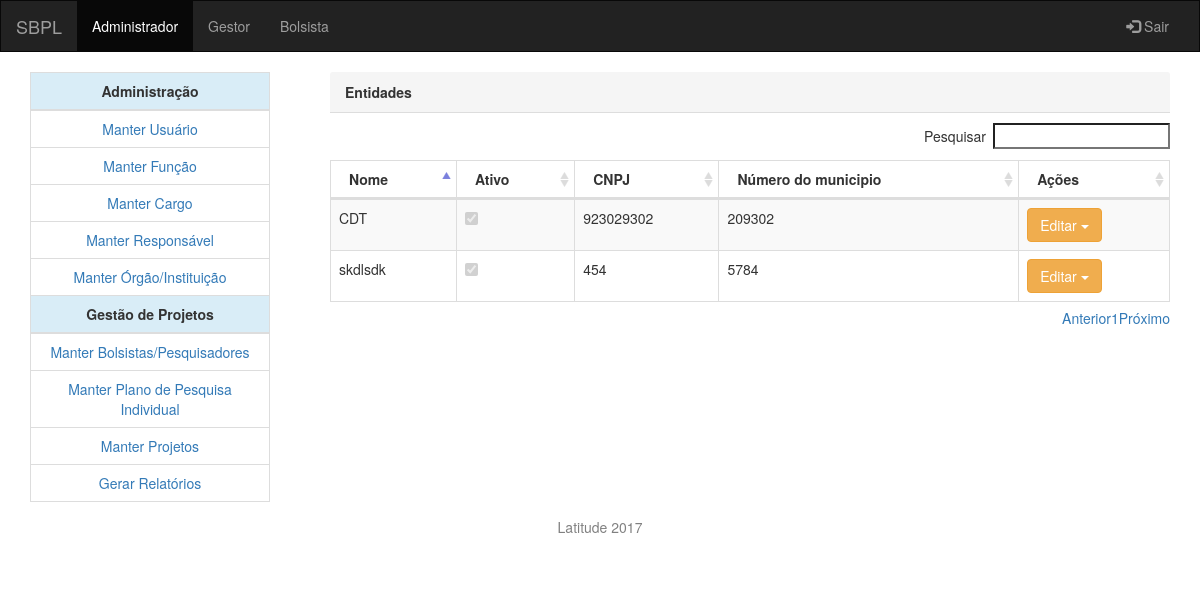
The page /administracao/entidade on the database as committed earlier.
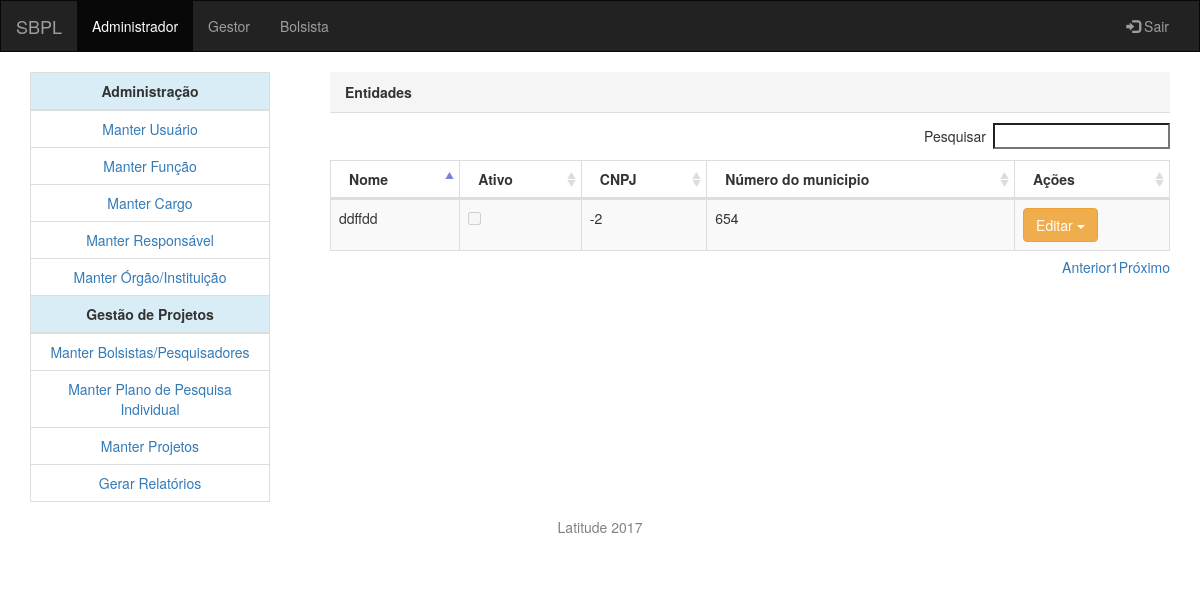
The same page on the database as committed later.
### core/models.py (models this page shows)
class Entidade(models.Model):
    co_entidade = models.CharField('Código', max_length=32, unique=True)
    no_entidade = models.CharField('Nome', max_length=32, unique=True)
    sg_entidade = models.CharField('Sigla', max_length=32, unique=True)
    ic_ativo = models.BooleanField('Ativo')
    cnpj = models.IntegerField('CNPJ', unique=True)
    telefone = models.IntegerField('Telefone')
    cep = models.IntegerField('CEP')
    nu_municipio = models.IntegerField('Número do municipio')
    co_esfera = models.CharField('Esfera', max_length=32, unique=True)
    de_endereco = models.CharField('Endereço', max_length=128, unique=True)

### administracao/views.py (the view)
# urls.py: url(r'^entidade/(?P<pk>[0-9]+)/editar$', views.entidade, name='entidade-editar'),
def entidade(request, pk=None, pkdelete=None):
    return handler("Entidade", request, pk, pkdelete)

### administracao/forms.py
class EntidadeForm(BaseForm):
    preview = ['no_entidade', 'ic_ativo', 'cnpj', 'nu_municipio']
    class Meta:
        model = Entidade
        fields = get_fields(model)

### administracao/views.py (called while the page is built)
def handler(model, request, pk, pkdelete):
    if pkdelete:
        item = globals()[model].objects.get(pk=pkdelete)
        if item:
            item.delete()
        return redirect(model.lower())
    if request.method == 'POST':
        form = globals()[model+'Form'](request.POST, instance=globals()[model].objects.get(pk=pk)) if pk else globals()[model+'Form'](request.POST)
        if form.is_valid() and form.save():
            return redirect(model.lower())
    elif request.method == 'GET':
        form = globals()[model+'Form'](instance=globals()[model].objects.get(pk=pk)) if pk else globals()[model+'Form']()
    if pk:
        form.is_edit = True
    return render(request, 'administracao/crud-withmodal.html', {
        'data': globals()[model].objects.all(),
        'form': form,
        'content_title': globals()[model]._meta.verbose_name_plural.title()
    })

### common/templatetags/getattr.py (called while the page is built)
@register.filter
def getattr (obj, args):
    args = args.split(',')
    if len(args) == 1:
        (attribute, default) = [args[0], '']
    else:
        (attribute, default) = args
    try:
        return obj.__getattribute__(attribute)
    except AttributeError:
         return  obj.__dict__.get(attribute, default)
    except:
        return default

### common/templatetags/meta.py (called while the page is built)
@register.filter
def model_name(instance):
    return instance.__class__.__name__.lower()

@register.filter
def is_bool(value):
    return type(value) is bool

### common/templatetags/verbose.py (called while the page is built)
@register.simple_tag
def verbose(instance, field_name):
    return instance._meta.get_field(field_name).verbose_name

@register.simple_tag
def class_verbose(object):
    return object._meta.verbose_name.title()

### utils/lists.py (called while the page is built)
def remove(item_name, list):
    return list.remove(item_name) if item_name in list else list

### administracao/templates/administracao/crud-withmodal.html (shortened to what this page needs)
{% extends 'administracao/crud-table.html' %}
{% load static %}
{% load verbose %}
{% load bootstrap3 %}

### administracao/templates/administracao/crud-table.html (shortened to what this page needs)
{% extends 'administracao/default.html' %}
{% load static %}
{% load verbose %}
{% load getattr %}
{% load meta %}
{% load bootstrap3 %}
{% block css %}
    <link href="{% static 'common/admin2/vendor/datatables-plugins/dataTables.bootstrap.css' %}"
          rel="stylesheet">
    <link href="{% static 'common/admin2/vendor/datatables-responsive/dataTables.responsive.css' %}"
          rel="stylesheet">
    <link rel="stylesheet" href="https://cdn.datatables.net/buttons/1.4.2/css/buttons.dataTables.min.css">
{% endblock %}
{% block content %}
    <table width="100%" class="table table-striped table-bordered table-hover" id="dataTables-example">
        {% block records %}
            <thead>
            <tr>
                {% for item in form.preview %}
                    <th>{% verbose form.instance item %}</th>
                {% endfor %}
                <th>Ações</th>
            </tr>
            </thead>
            <tbody>
            {% for item in data %}
                <tr class="odd gradeX">
                    {% for field in form.preview %}
                        {% with item|getattr:field as value %}
                            <td>
                                {% if value|is_bool %}
                                    <input type="checkbox" {% if value %} checked {% endif %} disabled>
                                {% else %}
                                    {{ value }}
                                {% endif %}
                            </td>
                        {% endwith %}
                    {% endfor %}
                    <td>
                        <div class="btn-group">
                            <button type="button" class="btn btn-warning dropdown-toggle" data-toggle="dropdown">
                                Editar
                                <span class="caret"></span>
                            </button>
                        </div>
                    </td>
                </tr>
            {% endfor %}
            </tbody>
        {% endblock %}
    </table>
{% endblock %}

### administracao/templates/administracao/default.html
{% extends 'common/basis.html' %}
{% block nav-options %}
    <ul class="nav navbar-nav">
        <li class="active"><a href="#">Administrador</a></li>
        <li><a href="#">Gestor</a></li>
        <li><a href="#">Bolsista</a></li>
    </ul>
{% endblock %}
{% block sidebar %}
    <table class="table table-bordered sidetable">
        <thead>
        <tr class="info">
            <td><b>Administração</b></td>
        </tr>
        </thead>
        <tbody>
        <tr>
            <td><a href="{% url 'usuario' %}">Manter Usuário</a></td>
        </tr>
        <tr>
            <td><a href="{% url 'funcao' %}">Manter Função</a></td>
        </tr>
        <tr>
            <td><a href="{% url 'cargo' %}">Manter Cargo</a></td>
        </tr>
        <tr>
            <td><a href="{% url 'responsavel' %}">Manter Responsável</a></td>
        </tr>
        <tr>
            <td><a href="{% url 'entidade' %}">Manter Órgão/Instituição</a></td>
        </tr>
        </tbody>
    </table>
    <table class="table table-bordered">
        <thead>
        <tr class="info">
            <td><b>Gestão de Projetos</b></td>
        </tr>
        </thead>
        <tbody>
        <tr>
            <td><a href="{% url 'bolsista' %}">Manter Bolsistas/Pesquisadores</a></td>
        </tr>
        <tr>
            <td><a href="">Manter Plano de Pesquisa Individual</a></td>
        </tr>
        <tr>
            <td><a href="/administracao/projeto">Manter Projetos</a></td>
        </tr>
        <tr>
            <td><a href="">Gerar Relatórios</a></td>
        </tr>
        </tbody>
    </table>
{% endblock %}

### common/templates/common/basis.html
{% extends 'common/core.html' %}
{% block body %}
    <div class="container-fluid text-center">
        <div class="row content">
            <div class="col-sm-3 align" style="margin-right: 0px">
                <div class="container-fluid">
                    {% block sidebar %}
                    {% endblock %}
                </div>
            </div>
            <div class="col-sm-9 text-left">
                <div class="container-fluid align">
                    <div class="panel panel-default panel-borderless">
                        <div class="panel-heading"><b>{{ content_title }}</b></div>
                        <div class="panel-body" style="padding: 0px; margin-top: 10px">
                            {% block content %}
                            {% endblock %}
                        </div>
                    </div>
                </div>
            </div>
        </div>
    </div>
{% endblock %}
{% block side-widgets %}
    <li><a href="#"><span class="glyphicon glyphicon-log-in"></span> Sair</a></li>
{% endblock %}

### common/templates/common/core.html (shortened to what this page needs)
{% load static %}
<!DOCTYPE html>
<html lang="en">
<head>
    <link rel="stylesheet" href="https://maxcdn.bootstrapcdn.com/bootstrap/3.3.7/css/bootstrap.min.css">
    <link rel="stylesheet" href="{% static 'common/styles/basis-template.css' %}">
    <link href="https://maxcdn.bootstrapcdn.com/font-awesome/4.7.0/css/font-awesome.min.css" rel="stylesheet">
    {% block css %}
    {% endblock %}
</head>
<body>
    <nav class="navbar navbar-inverse">
        <div class="container-fluid">
            <div class="navbar-header">
                <a class="navbar-brand" href="#">SBPL</a>
            </div>
            <div class="collapse navbar-collapse" id="myNavbar">
                {% block nav-options %}
                {% endblock %}
                <ul class="nav navbar-nav navbar-right">
                    {% block side-widgets %}
                    {% endblock %}
                </ul>
            </div>
        </div>
    </nav>
{% block body %}
{% endblock %}
<footer class="container-fluid text-center">
    <p>Latitude 2017</p>
</footer>
</body>
</html>

### common/static/common/styles/basis-template.css (style rules this page uses)
.navbar { margin-bottom: 0; border-radius: 0; }
.panel-borderless { border: 0; box-shadow: none; }
.row.content { height: 450px }
.align { padding-top: 20px; height: 100%; }
.sidetable { margin-bottom: -1px; }
footer { color: grey; padding: 15px; }

Rows that differ between the two databases and show on the page:
removed Entidade: preview "CDT" "923029302" "209302", if "☑"
changed Entidade: if "☑" → "☐"
Other text that changed with them:
new list line: "ddffdd"
new list line: "-2"
new list line: "654"
list line gone: "skdlsdk"
list line gone: "454"
list line gone: "5784"
